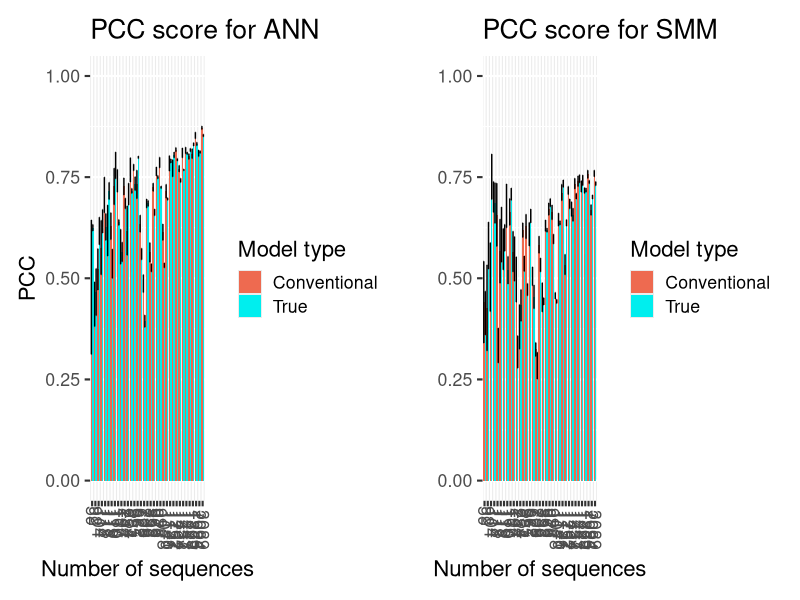
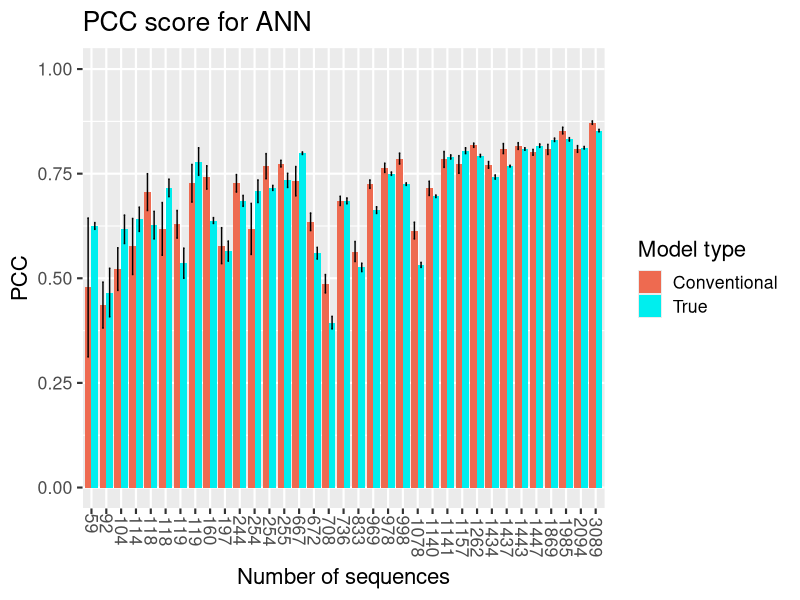
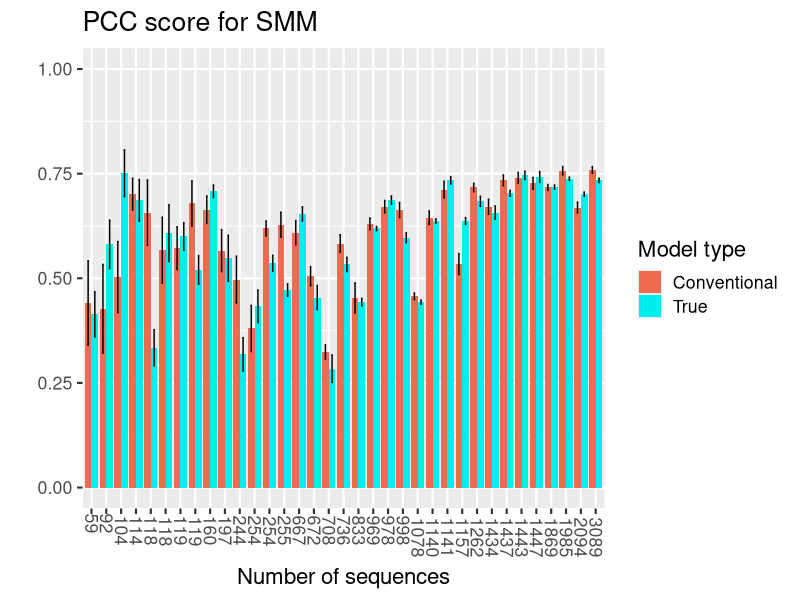
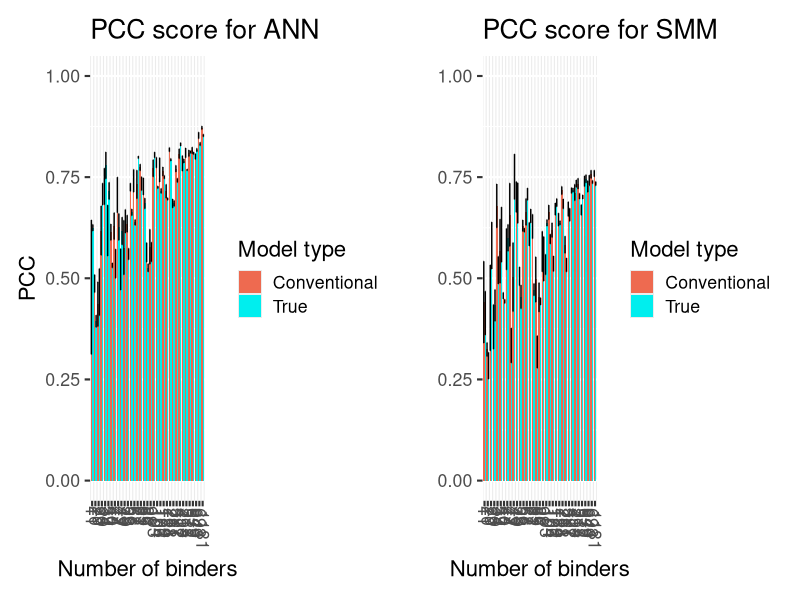
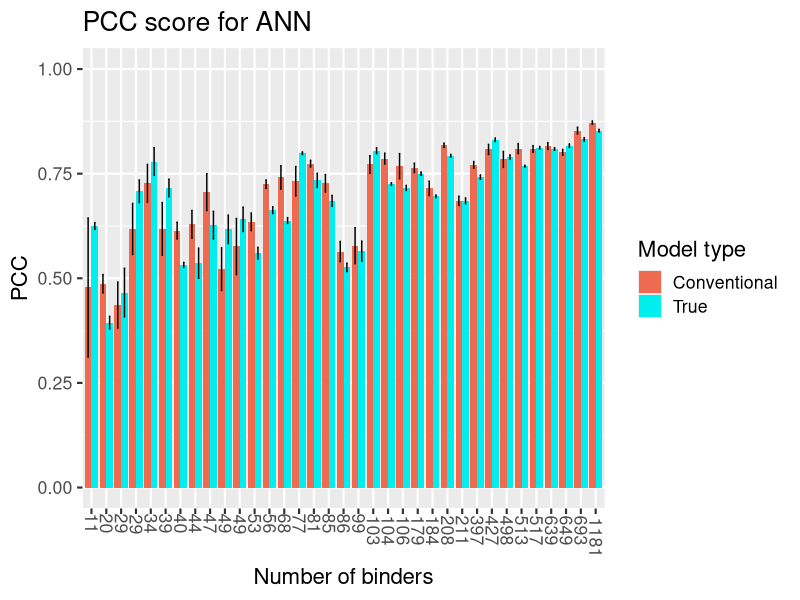
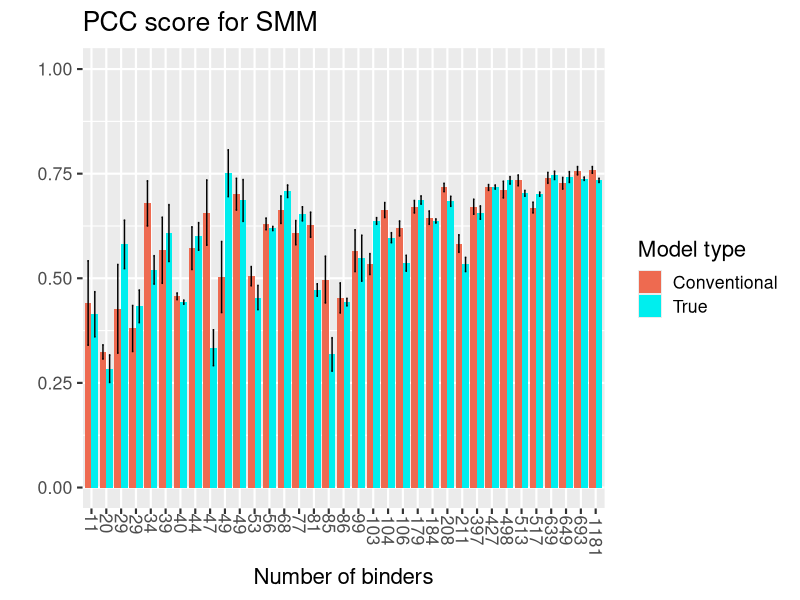

These figures' R source, in order: (Note: this script raises an error after producing the figures.)
library(tidyverse)
library(ggplot2)
library(stringi)
library(patchwork)
# data sorted by number of sequences
seq_number_seq_sort <- c("59",                            "92",
                            "104",                            "114",
                            "118",                            "118 ",
                            "119",                            "119 ",
                            "160",                            "197",
                            "244",                            "254",
                            "254 ",                            "255",
                            "667",                            "672",
                            "708",                            "736",
                            "833",                            "969",
                            "978",                            "998",
                            "1078",                            "1140",
                            "1141",                            "1157",
                            "1262",                            "1434",
                            "1437",                            "1443",
                            "1447",                            "1869",
                            "1985",                            "2094",
                            "3089")
seq_number_num_seq_sort <- c(59,                             92,
                             104,                             114,
                             118,                             118,
                             119,                             119,
                             160,                             197,
                             244,                             254,
                             254,                             255,
                             667,                             672,
                             708,                             736,
                             833,                             969,
                             978,                            998,
                             1078,                             1140,
                             1141,                             1157,
                             1262,                             1434,
                             1437,                             1443,
                             1447,                             1869,
                             1985,                             2094,
                             3089)
#anns
conventional_ann_seq_sort <- c(0.478,                      0.436,
                      0.522,                      0.576,
                      0.706,                      0.618,
                      0.629,                      0.727,
                      0.741,                      0.578,
                      0.727,                      0.618,
                      0.768,                      0.774,
                      0.732,                      0.635,
                      0.487,                      0.685,
                      0.564,                      0.725,
                      0.764,                      0.786,
                      0.614,                      0.715,
                      0.784,                      0.772,
                      0.818,                      0.771,
                      0.81,                      0.816,
                      0.801,                      0.808,
                      0.853,                      0.809,
                      0.872)
true_ann_seq_sort <- c(0.625,              0.466,
              0.617,              0.641,
              0.627,              0.716,
              0.536,              0.779,
              0.638,              0.565,
              0.685,              0.708,
              0.716,              0.734,
              0.799,              0.56,
              0.394,              0.685,
              0.526,              0.663,
              0.75,              0.725,
              0.532,            0.696,
              0.79,              0.805,
              0.793,              0.742,
              0.768,              0.809,
              0.817,              0.831,
              0.832,              0.812,
              0.853)
# ann errors
conventional_error_ann_seq_sort <- c(0.166,                                     0.055,
                                     0.051,                                     0.067,
                                     0.044,                                     0.063,
                                     0.033,                                     0.045,
                                     0.028,                                     0.043,
                                     0.021,                                     0.061,
                                     0.03,                                     0.008,
                                     0.035,                                     0.021,
                                     0.022,                                     0.011,
                                     0.024,                                     0.01,
                                     0.011,                                     0.013,
                                     0.02,                                     0.017,
                                     0.019,                                     0.021,
                                     0.005,                                     0.008,
                                     0.012,                                     0.008,
                                     0.007,                                     0.012,
                                     0.008,                                     0.008,
                                     0.004)
true_error_ann_seq_sort <- c(0.008,                             0.058,
                             0.034,                             0.029,
                             0.033,                             0.021,
                             0.036,                             0.033,
                             0.007,                             0.024,
                             0.013,                             0.027,
                             0.006,                             0.017,
                             0.003,                             0.014,
                             0.015,                             0.007,
                             0.01,                             0.008,
                             0.004,                             0.003,
                             0.006,                             0.003,
                             0.005,                             0.007,
                             0.003,                             0.005,
                             0.002,                             0.003,
                             0.004,                             0.004,
                             0.004,                             0.003,
                             0.003)
#ssms
conventional_smm_seq_sort <- c(0.441,                      0.427,
                      0.503,                      0.701,
                      0.657,                      0.567,
                      0.572,                      0.679,
                      0.664,                      0.566,
                      0.497,                      0.38,
                      0.619,                      0.628,
                      0.609,                      0.505,
                      0.324,                      0.583,
                      0.453,                      0.63,
                      0.671,                      0.663,
                      0.457,                      0.645,
                      0.712,                      0.534,
                      0.717,                      0.671,
                      0.734,                      0.74,
                      0.727,                      0.717,
                      0.757,                     0.669,
                      0.759)
true_smm_seq_sort <- c(0.414,                       0.581,
                       0.751,                       0.686,
                       0.334,                       0.608,
                       0.6,                       0.52,
                       0.708,                       0.548,
                       0.318,                       0.433,
                       0.536,                       0.472,
                       0.654,                       0.454,
                       0.284,                       0.533,
                       0.443,                       0.619,
                       0.687,                       0.597,
                       0.443,                       0.637,
                       0.734,                       0.637,
                       0.684,                       0.657,
                       0.703,                       0.746,
                       0.742,                       0.718,
                       0.738,                       0.701,
                       0.734)
# smm erros
conventional_error_smm_seq_sort <- c(0.101,                                     0.106,
                                     0.085,                                     0.038,
                                     0.078,                                     0.079,
                                     0.051,                                     0.054,
                                     0.033,                                     0.05,
                                     0.056,                                     0.055,
                                     0.018,                                     0.03,
                                     0.029,                                     0.023,
                                     0.017,                                     0.021,
                                     0.036,                                     0.014,
                                     0.015,                                     0.018,
                                     0.008,                                     0.016,
                                     0.02,                                     0.025,
                                     0.01,                                     0.018,
                                     0.013,                                     0.013,
                                     0.014,                                     0.007,
                                     0.01,                                     0.013,
                                     0.008)
true_error_smm_seq_sort <- c(0.054,                             0.058,
                             0.056,                             0.05,
                             0.043,                             0.068,
                             0.033,                             0.034,
                             0.015,                             0.055,
                             0.04,                             0.039,
                             0.019,                             0.015,
                             0.017,                             0.029,
                             0.033,                             0.017,
                             0.009,                             0.005,
                             0.01,                             0.012,
                             0.005,                             0.005,
                             0.009,                             0.008,
                             0.012,                             0.016,
                             0.007,                             0.01,
                             0.013,                             0.005,
                             0.004,                             0.005,
                             0.005)
# data sorted on number of binders
binder_number_bind_sort <- c("11",
                             "20",
                             "29",
                             "29 ",
                             "34",
                             "39",
                             "40",
                             "44",
                             "47",
                             "49",
                             "49 ",
                             "53",
                             "56",
                             "68",
                             "77",
                             "81",
                             "85",
                             "86",
                             "99",
                             "103",
                             "104",
                             "106",
                             "179",
                             "184",
                             "208",
                             "211",
                             "397",
                             "427",
                             "498",
                             "513",
                             "517",
                             "639",
                             "649",
                             "693",
                             "1181")
binder_number_num_bind_sort <- c(11,                                 20,
                                 29,                                 29,
                                 34,                                 39,
                                 40,                                 44,
                                 47,                                 49,
                                 49,                                 53,
                                 56,                                 68,
                                 77,                                 81,
                                 85,                                 86,
                                 99,                                 103,
                                 104,                                 106,
                                 179,                                 184,
                                 208,                                 211,
                                 397,                                 427,
                                 498,                                 513,
                                 517,                                 639,
                                 649,                                 693,
                                 1181)
#anns 
conventional_ann_bind_sort <- c(0.478,
                                0.487,
                                0.436,
                                0.618,
                                0.727,
                                0.618,
                                0.614,
                                0.629,
                                0.706,
                                0.522,
                                0.576,
                                0.635,
                                0.725,
                                0.741,
                                0.732,
                                0.774,
                                0.727,
                                0.564,
                                0.578,
                                0.772,
                                0.786,
                                0.768,
                                0.764,
                                0.715,
                                0.818,
                                0.685,
                                0.771,
                                0.808,
                                0.784,
                                0.81,
                                0.809,
                                0.816,
                                0.801,
                                0.853,
                                0.872)
true_ann_bind_sort <- c(0.625,
                        0.394,
                        0.466,
                        0.708,
                        0.779,
                        0.716,
                        0.532,
                        0.536,
                        0.627,
                        0.617,
                        0.641,
                        0.56,
                        0.663,
                        0.638,
                        0.799,
                        0.734,
                        0.685,
                        0.526,
                        0.565,
                        0.805,
                        0.725,
                        0.716,
                        0.75,
                        0.696,
                        0.793,
                        0.685,
                        0.742,
                        0.831,
                        0.79,
                        0.768,
                        0.812,
                        0.809,
                        0.817,
                        0.832,
                        0.853)
#smms 
conventional_smm_bind_sort <- c(0.441,
                                0.324,
                                0.427,
                                0.38,
                                0.679,
                                0.567,
                                0.457,
                                0.572,
                                0.657,
                                0.503,
                                0.701,
                                0.505,
                                0.63,
                                0.664,
                                0.609,
                                0.628,
                                0.497,
                                0.453,
                                0.566,
                                0.534,
                                0.663,
                                0.619,
                                0.671,
                                0.645,
                                0.717,
                                0.583,
                                0.671,
                                0.717,
                                0.712,
                                0.734,
                                0.669,
                                0.74,
                                0.727,
                                0.757,
                                0.759)
true_smm_bind_sort <- c(0.414,
                        0.284,
                        0.581,
                        0.433,
                        0.52,
                        0.608,
                        0.443,
                        0.6,
                        0.334,
                        0.751,
                        0.686,
                        0.454,
                        0.619,
                        0.708,
                        0.654,
                        0.472,
                        0.318,
                        0.443,
                        0.548,
                        0.637,
                        0.597,
                        0.536,
                        0.687,
                        0.637,
                        0.684,
                        0.533,
                        0.657,
                        0.718,
                        0.734,
                        0.703,
                        0.701,
                        0.746,
                        0.742,
                        0.738,
                        0.734)
# ann errors
conventional_error_ann_bind_sort <- c(0.166,
                                      0.022,
                                      0.055,
                                      0.061,
                                      0.045,
                                      0.063,
                                      0.02,
                                      0.033,
                                      0.044,
                                      0.051,
                                      0.067,
                                      0.021,
                                      0.01,
                                      0.028,
                                      0.035,
                                      0.008,
                                      0.021,
                                      0.024,
                                      0.043,
                                      0.021,
                                      0.013,
                                      0.03,
                                      0.011,
                                      0.017,
                                      0.005,
                                      0.011,
                                      0.008,
                                      0.012,
                                      0.019,
                                      0.012,
                                      0.008,
                                      0.008,
                                      0.007,
                                      0.008,
                                      0.004)
true_error_ann_bind_sort <- c(0.008,
                              0.015,
                              0.058,
                              0.027,
                              0.033,
                              0.021,
                              0.006,
                              0.036,
                              0.033,
                              0.034,
                              0.029,
                              0.014,
                              0.008,
                              0.007,
                              0.003,
                              0.017,
                              0.013,
                              0.01,
                              0.024,
                              0.007,
                              0.003,
                              0.006,
                              0.004,
                              0.003,
                              0.003,
                              0.007,
                              0.005,
                              0.004,
                              0.005,
                              0.002,
                              0.003,
                              0.003,
                              0.004,
                              0.004,
                              0.003)
# smm errors
conventional_error_smm_bind_sort <- c(0.101,
                                      0.017,
                                      0.106,
                                      0.055,
                                      0.054,
                                      0.079,
                                      0.008,
                                      0.051,
                                      0.078,
                                      0.085,
                                      0.038,
                                      0.023,
                                      0.014,
                                      0.033,
                                      0.029,
                                      0.03,
                                      0.056,
                                      0.036,
                                      0.05,
                                      0.025,
                                      0.018,
                                      0.018,
                                      0.015,
                                      0.016,
                                      0.01,
                                      0.021,
                                      0.018,
                                      0.007,
                                      0.02,
                                      0.013,
                                      0.013,
                                      0.013,
                                      0.014,
                                      0.01,
                                      0.008)
true_error_smm_bind_sort <- c(0.054,
                              0.033,
                              0.058,
                              0.039,
                              0.034,
                              0.068,
                              0.005,
                              0.033,
                              0.043,
                              0.056,
                              0.05,
                              0.029,
                              0.005,
                              0.015,
                              0.017,
                              0.015,
                              0.04,
                              0.009,
                              0.055,
                              0.008,
                              0.012,
                              0.019,
                              0.01,
                              0.005,
                              0.012,
                              0.017,
                              0.016,
                              0.005,
                              0.009,
                              0.007,
                              0.005,
                              0.01,
                              0.013,
                              0.004,
                              0.005)

### SEQUENCE SORTING ###
### ANN
# data 
data_ann_seq <- data.frame(
  seq_number_seq_sort,
  conventional_ann_seq_sort,
  true_ann_seq_sort)

plot_data_ann_seq <- data_ann_seq %>%
  as_tibble() %>% 
  pivot_longer(!seq_number_seq_sort,
               names_to = "model_type",
               values_to = "PCC")

# errors
errorbars_ann_seq <- paste(conventional_error_ann_seq_sort,true_error_ann_seq_sort,collapse = ' ')
errorbars_ann_seq <- stri_split_boundaries(errorbars_ann_seq, simplify = TRUE) %>% 
  as.numeric(unlist(.))

#plot
ANN_plot_seq <- plot_data_ann_seq %>% 
  ggplot(.,
         mapping = aes(x = seq_number_seq_sort,
                       y = PCC,
                       fill = model_type)) + 
  geom_col(position = "dodge") +
  geom_errorbar(aes(ymin = PCC - errorbars_ann_seq,
                    ymax = PCC + errorbars_ann_seq),
                    width = 0.2,
                    position = position_dodge(0.9)) + 
  labs(title = "PCC score for ANN",
       fill = "Model type",
       x = "Number of sequences") +
  ylim(0,1) +
  theme_grey(base_size = 16) +
  theme(#legend.position = "none",
        axis.text.x = element_text(angle = -90, hjust = -0.2, vjust = 0.5)) + 
  scale_fill_manual(labels = c("Conventional", "True"), values = c("coral2", "cyan2")) + 
  scale_x_discrete(limits = seq_number_seq_sort)

### SMM
# data
data_smm_seq <- data.frame(
  seq_number_seq_sort,
  conventional_smm_seq_sort,
  true_smm_seq_sort)

plot_data_smm_seq <- data_smm_seq %>%
  as_tibble() %>% 
  pivot_longer(!seq_number_seq_sort,
               names_to = "model_type",
               values_to = "PCC")

#error
errorbars_smm_seq <- paste(conventional_error_smm_seq_sort,true_error_smm_seq_sort,collapse = ' ')
errorbars_smm_seq <- stri_split_boundaries(errorbars_smm_seq, simplify = TRUE) %>% 
  as.numeric(unlist(.))

#plot
SMM_plot_seq <- plot_data_smm_seq %>% 
  ggplot(.,
         mapping = aes(x = seq_number_seq_sort,
                       y = PCC,
                       fill = model_type)) + 
  geom_col(position = "dodge") +
  geom_errorbar(aes(ymin = PCC - errorbars_smm_seq,
                    ymax = PCC + errorbars_smm_seq),
                width = 0.2,
                position = position_dodge(0.9)) + 
  labs(title = "PCC score for SMM",
       fill = "Model type",
       x = "Number of sequences",
       y = "") +
  ylim(0,1) +
  theme_grey(base_size = 16) +
  theme(axis.text.x = element_text(angle = -90, hjust = -0.2, vjust = 0.5)) + 
  scale_fill_manual(labels = c("Conventional", "True"), values = c("coral2", "cyan2")) + 
  scale_x_discrete(limits = seq_number_seq_sort)


  
### Bar plots 
ANN_plot_seq + SMM_plot_seq
ANN_plot_seq
SMM_plot_seq

### BINDER SORTING ###
### ANN
# data 
data_ann_bind <- data.frame(
  binder_number_bind_sort,
  conventional_ann_bind_sort,
  true_ann_bind_sort)

plot_data_ann_bind <- data_ann_bind %>%
  as_tibble() %>% 
  pivot_longer(!binder_number_bind_sort,
               names_to = "model_type",
               values_to = "PCC")

# errors
errorbars_ann_bind <- paste(conventional_error_ann_bind_sort,true_error_ann_bind_sort,collapse = ' ')
errorbars_ann_bind <- stri_split_boundaries(errorbars_ann_bind, simplify = TRUE) %>% 
  as.numeric(unlist(.))

#plot
ANN_plot_bind <- plot_data_ann_bind %>% 
  ggplot(.,
         mapping = aes(x = binder_number_bind_sort,
                       y = PCC,
                       fill = model_type)) + 
  geom_col(position = "dodge") +
  geom_errorbar(aes(ymin = PCC - errorbars_ann_bind,
                    ymax = PCC + errorbars_ann_bind),
                width = 0.2,
                position = position_dodge(0.9)) + 
  labs(title = "PCC score for ANN",
       fill = "Model type",
       x = "Number of binders") +
  ylim(0,1) +
  theme_grey(base_size = 16) +
  theme(#legend.position = "none",
        axis.text.x = element_text(angle = -90, hjust = -0.2, vjust = 0.5)) + 
  scale_fill_manual(labels = c("Conventional", "True"), values = c("coral2", "cyan2")) + 
  scale_x_discrete(limits = binder_number_bind_sort)


### SMM
# data
data_smm_bind <- data.frame(
  binder_number_bind_sort,
  conventional_smm_bind_sort,
  true_smm_bind_sort)

plot_data_smm_bind <- data_smm_bind %>%
  as_tibble() %>% 
  pivot_longer(!binder_number_bind_sort,
               names_to = "model_type",
               values_to = "PCC")

#error
errorbars_smm_bind <- paste(conventional_error_smm_bind_sort,true_error_smm_bind_sort,collapse = ' ')
errorbars_smm_bind <- stri_split_boundaries(errorbars_smm_bind, simplify = TRUE) %>% 
  as.numeric(unlist(.))

#plot
SMM_plot_bind <- plot_data_smm_bind %>% 
  ggplot(.,
         mapping = aes(x = binder_number_bind_sort,
                       y = PCC,
                       fill = model_type)) + 
  geom_col(position = "dodge") +
  geom_errorbar(aes(ymin = PCC - errorbars_smm_bind,
                    ymax = PCC + errorbars_smm_bind),
                width = 0.2,
                position = position_dodge(0.9)) + 
  labs(title = "PCC score for SMM",
       fill = "Model type",
       x = "Number of binders",
       y = "") +
  ylim(0,1) +
  theme_grey(base_size = 16) +
  theme(axis.text.x = element_text(angle = -90, hjust = -0.2, vjust = 0.5)) + 
  scale_fill_manual(labels = c("Conventional", "True"), values = c("coral2", "cyan2")) + 
  scale_x_discrete(limits = binder_number_bind_sort)

### Bar plots 
ANN_plot_bind + SMM_plot_bind
ANN_plot_bind
SMM_plot_bind

### Scatterplot ###
# data frame construction
#data imported by sorted in binder sort
seq_num_num_bind_sort <- c(59,                           708,                           92,                           254,
                           119,                           118,                           1078,                           119,
                           118,                           104,                           114,                           672,
                           969,                           160,                           667,                           255,
                           244,                           833,                           197,                           1157,
                           998,                           254,                           978,                           1140,
                           1262,                           736,                           1434,                           1869,
                           1141,                           1437,                           2094,                           1443,
                           1447,                           1985,                           3089)
names_bind_sort <- c("b5701",                     "b0801",                     "a3002",                     "a2403",
                     "b4403",                     "b4002",                     "b4001",                     "b4402",
                     "b1801",                     "a2301",                     "b4501",                     "a2601",
                     "b2705",                     "a2902",                     "a3001",                     "b5401",
                     "b5101",                     "a6901",                     "a2402",                     "a0101",
                     "b5801",                     "b5301",                     "b1501",                     "a3301",
                     "b0702",                     "b3501",                     "a6802",                     "a3101",
                     "a6801",                     "a0206",                     "a0301",                     "a0203",
                     "a0202",                     "a1101",                     "a0201")
scatter_data <- data.frame(binder_number_num_bind_sort,seq_num_num_bind_sort,names_bind_sort)
#color setup
scatter_data <- scatter_data %>% 
  dplyr::mutate(coloring_ids = case_when(str_detect(names, "a")~"HLA:A",
                                   str_detect(names, "b")~"HLA:B"))
#plot
ggplot(scatter_data,
       mapping = aes(x = binder_number_num_bind_sort,
                     y = seq_number_num_seq_sort,
                     label = names,
                     color = coloring_ids)) + 
  geom_point(size = 4,alpha = 0.7) + 
  labs(title = "Distribution of data set quality",
       color = "HLA type",
       x = "Number of binders",
       y = "Number of sequences") +
  theme_grey(base_size = 24)
  




### Point plots for comparing performance of True
#errors
errorbars_combined <- paste(true_error_ann_bind_sort,true_error_smm_bind_sort,collapse = ' ')
errorbars_combined <- stri_split_boundaries(errorbars_combined, simplify = TRUE) %>% 
  as.numeric(unlist(.))
# data og plot all in one
pointplot_bind <- data.frame(
  binder_number_num_bind_sort,
  true_ann_bind_sort,
  true_smm_bind_sort) %>% 
  as_tibble() %>% 
  pivot_longer(!binder_number_num_bind_sort,
               names_to = "model_type",
               values_to = "PCC") %>% 
  ggplot(.,
         mapping = aes(x = binder_number_num_bind_sort,
                       y = PCC,
                       color = model_type)) + 
  geom_point() + 
  labs(title = "PCC score for ANN and SMM",
       color = "Model type",
       x = "Number of binders") +
  ylim(0,1) +
  geom_errorbar(aes(ymin = PCC - errorbars_combined,
                    ymax = PCC + errorbars_combined),
                width = 20) +
  scale_color_discrete(labels = c("ANN","SMM")) + 
  theme_grey(base_size = 20)

pointplot_bind
